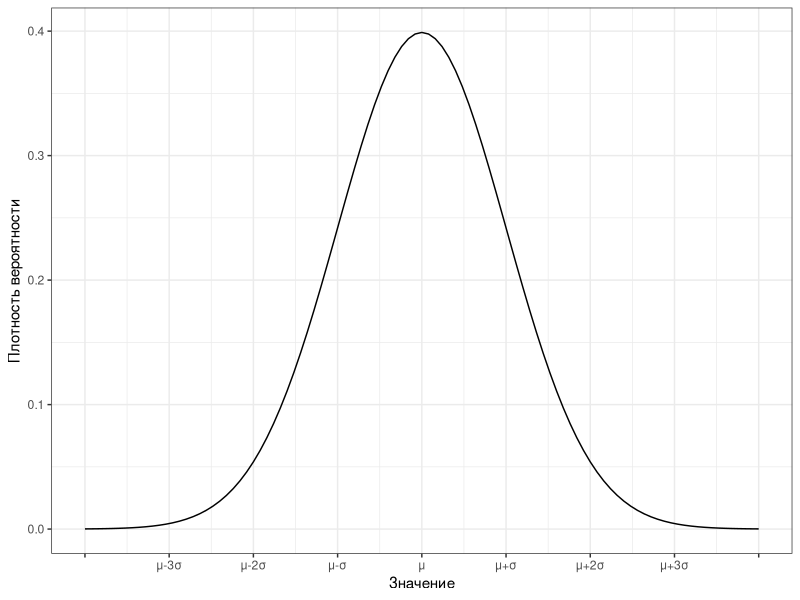

This chart was generated by the following R code:
## ---- chunk 1
knitr::opts_chunk$set(echo = FALSE, eval = TRUE, warning = FALSE, message = FALSE, error = FALSE)
## ---- chunk 2
library(tidyverse)
theme_set(theme_bw())
## ---- chunk 3
ggplot() +
  geom_function(fun = dnorm) +
  scale_x_continuous(breaks = -4:4,
                     limits = c(-4, 4),
                     labels = c("",
                                "μ-3σ",
                                "μ-2σ",
                                "μ-σ",
                                "μ",
                                "μ+σ",
                                "μ+2σ",
                                "μ+3σ",
                                "")) +
  labs(x = "Значение", y = "Плотность вероятности")
